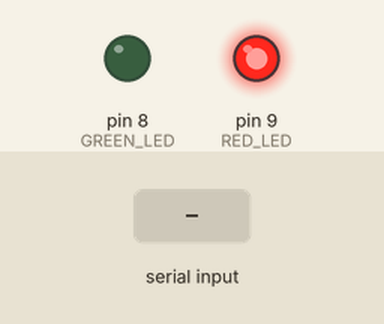
Simulated run of this sketch. Board: Arduino Uno, built with avr-gcc and run on an emulated ATmega328P. Parts: output pins drawn as LEDs (lit = HIGH). The test bench sets the inputs (shaded band). What the sketch prints to the serial monitor is not drawn.

Above: at 1.2 s.
1.3 s: "OPEN\n" received over Serial
At 2.4 s:
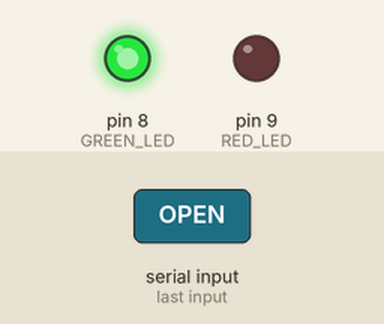
Timing chart, 0 to 7.8 s (numbered marks = the images above; inputs shaded):
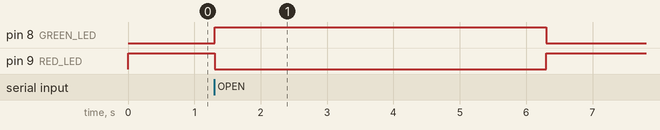

Measured:
- after the input at 1.3 s, pin 8 (GREEN_LED): LOW → HIGH at once, → LOW 5.0 s later; pin 9 (RED_LED): HIGH → LOW at once, → HIGH 5.0 s later

The sketch:

led_controller.ino
```cpp
// ANPR Boom Barrier Arduino Code - Prototype (LEDs Only)
const int GREEN_LED = 8;
const int RED_LED = 9;

String command = "";
bool barrierOpen = false;

void setup() {
  Serial.begin(9600);
  pinMode(GREEN_LED, OUTPUT);
  pinMode(RED_LED, OUTPUT);

  // Initial state - barrier closed
  digitalWrite(RED_LED, HIGH);
  digitalWrite(GREEN_LED, LOW);

  Serial.println("READY"); // Signal to Python that Arduino is ready
}

void loop() {
  if (Serial.available() > 0) {
    command = Serial.readStringUntil('\n');
    command.trim();

    if (command == "OPEN") {
      openBarrier();
      Serial.println("ACK:OPEN");
    }
    else if (command == "CLOSE") {
      closeBarrier();
      Serial.println("ACK:CLOSE");
    }
    else if (command == "STATUS") {
      if (barrierOpen) {
        Serial.println("STATUS:OPEN");
      } else {
        Serial.println("STATUS:CLOSED");
      }
    }
    else {
      Serial.println("ERR:UNKNOWN_COMMAND");
    }
  }
}

void openBarrier() {
  digitalWrite(RED_LED, LOW);
  digitalWrite(GREEN_LED, HIGH);
  barrierOpen = true;

  // Auto-close after 5 seconds (adjustable)
  delay(5000);
  closeBarrier();
}

void closeBarrier() {
  digitalWrite(GREEN_LED, LOW);
  digitalWrite(RED_LED, HIGH);
  barrierOpen = false;
}
```
